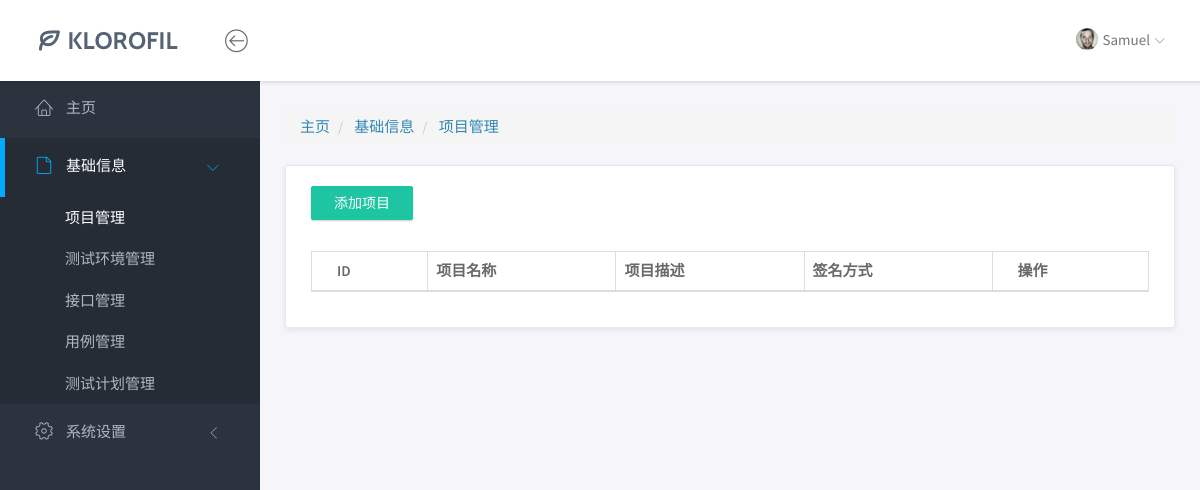
Before: /base/project/ with the older database file.
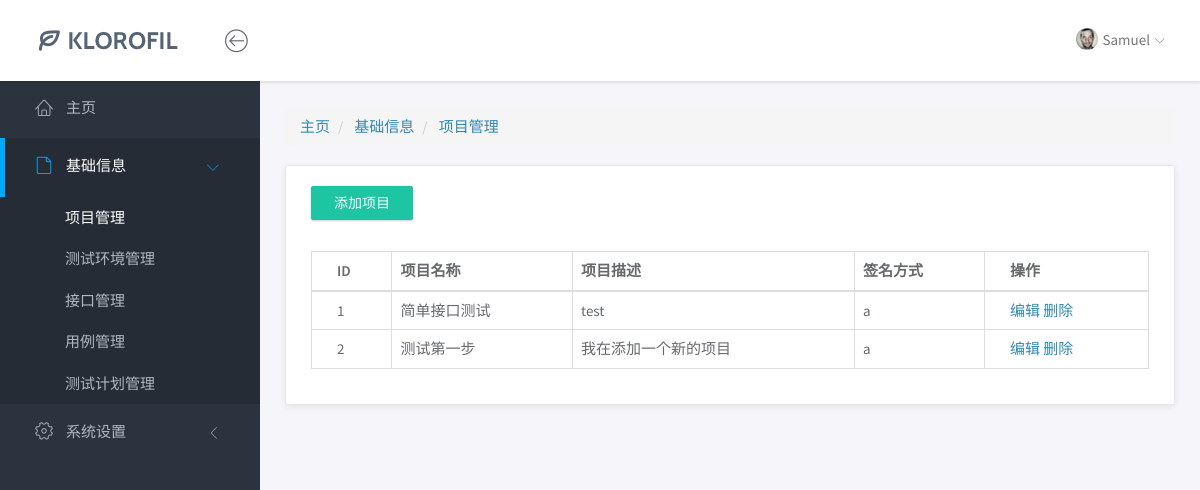
After: the same page with the newer database file.
### base/models.py (models this page shows, shortened)
class Project(models.Model):
    prj_id = models.AutoField(primary_key=True, null=False)   # 项目ID
    prj_name = models.CharField(max_length=50)                # 项目名称
    sign = models.ForeignKey('Sign', on_delete=models.CASCADE)  # 关联的签名信息（外键）
    description = models.CharField(max_length=100)           # 项目描述

class Sign(models.Model):
    sign_id = models.AutoField(primary_key=True, null=False)  # 签名ID
    sign_name = models.CharField(max_length=50)              # 签名名称
    description = models.CharField(max_length=100)           # 签名描述
    def __str__(self):
        return self.sign_name

### base/views/project_views.py (the view)
# urls.py: path('project/', project_index),
def project_index(request):
    prj_list = Project.objects.all()
    return render(request, "base/project/index.html", {"prj_list": prj_list})

### templates/base/project/index.html
{% extends "../../base.html" %}
{% block crumbs %}
    <div class="row">
        <div class="col-md-12">
            <ol class="breadcrumb">
                <li>
                    <a href="/yqjr/index">主页</a>
                </li>
                <li class="active">
                    <a class="this">基础信息</a>
                </li>
                <li class="active">
                    <a class="this-page">项目管理</a>
                </li>
            </ol>
        </div>
    </div>
{% endblock %}
{% block body %}
    <div class="row">
        <div class="col-md-12">
            <div class="panel">
                <div class="panel-heading">
                   <a href="/base/project_add/" class="btn btn-primary">添加项目</a>
                </div>
                <div class="panel-body">
                    <table class="table table-bordered">
                        <thead>
                        <tr>
                            <th>ID</th>
                            <th>项目名称</th>
                            <th>项目描述</th>
                            <th>签名方式</th>
                            <th>操作</th>
                        </tr>
                        </thead>
                        <tbody>
                        {% for prj in prj_list %}
                            <tr>
                                <td>{{ prj.prj_id }}</td>
                                <td>{{ prj.prj_name }}</td>
                                <td>{{ prj.description }}</td>
                                <td>{{ prj.sign }}</td>
                                <td>
                                    <a href="/base/project_update?prj_id={{ prj.prj_id }}" class="layui-btn layui-btn-xs"
                                       lay-event="edit">编辑</a>
                                    <a href="/base/project_delete?prj_id={{ prj.prj_id }}"
                                       class="layui-btn layui-btn-danger layui-btn-xs" lay-event="del">删除</a>
                                </td>
                            </tr>
                        {% endfor %}
                        </tbody>
                    </table>
                </div>
            </div>
        </div>
    </div>
{% endblock %}

Changed rows visible on the page:
added Project: prj_id "1", prj_name "简单接口测试", description "test", sign "a"
added Project: prj_id "2", prj_name "测试第一步", description "我在添加一个新的项目", sign "a"
